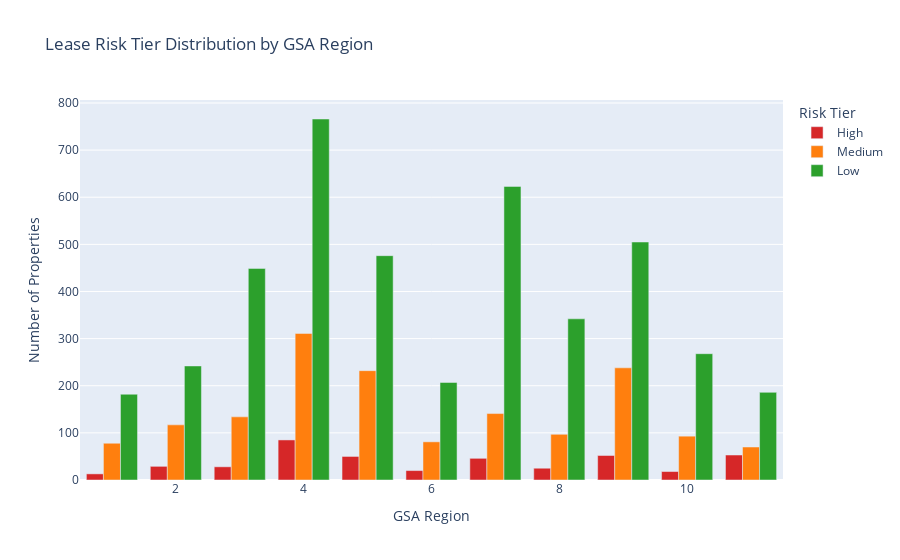

The notebook cell this image was saved under:
### Markdown cell above
## 10. Lease Risk Analysis

Using the risk tiers to answer three questions:

1. **Where is the risk concentrated?** -> Risk tier distribution by GSA region
2. **What does the risk landscape look like?** -> Expiration timeline vs. property size, colored by tier
3. **Which specific properties need immediate attention?** -> Ranked High risk priority list

### 10.1 Risk Tier Distribution by GSA Region

### Code cell
import plotly.express as px

# Aggregate risk tier counts by GSA region
risk_by_region = (
    master_df[master_df['Lease_Risk_Tier'].notna()]
    .groupby(['GSA Region', 'Lease_Risk_Tier'])
    .size()
    .reset_index(name='Count')
)

# Order tiers for consistent legend display
tier_order = ['High', 'Medium', 'Low']
risk_by_region['Lease_Risk_Tier'] = pd.Categorical(
    risk_by_region['Lease_Risk_Tier'], categories=tier_order, ordered=True
)
risk_by_region = risk_by_region.sort_values(['GSA Region', 'Lease_Risk_Tier'])

fig_risk_region = px.bar(
    risk_by_region,
    x='GSA Region',
    y='Count',
    color='Lease_Risk_Tier',
    color_discrete_map={'High': '#d62728', 'Medium': '#ff7f0e', 'Low': '#2ca02c'},
    barmode='group',
    title='Lease Risk Tier Distribution by GSA Region',
    labels={'Count': 'Number of Leased Properties', 'Lease_Risk_Tier': 'Risk Tier'}
)
fig_risk_region.update_layout(xaxis_title='GSA Region', yaxis_title='Number of Properties')
fig_risk_region.show()

### Figure 1 — Plotly figure (JSON) as saved in the notebook; plotly's stock layout.template omitted (floating-point values rounded to 4 significant figures)
{"data": [{"alignmentgroup": "True", "hovertemplate": "Risk Tier=High<br>GSA Region=%{x}<br>Number of Leased Properties=%{y}<extra></extra>", "legendgroup": "High", "marker": {"color": "#d62728", "pattern": {"shape": ""}}, "name": "High", "offsetgroup": "High", "orientation": "v", "showlegend": true, "textposition": "auto", "type": "bar", "x": [1, 2, 3, 4, 5, 6, 7, 8, 9, 10, 11], "xaxis": "x", "y": [13, 29, 28, 85, 50, 20, 46, 25, 52, 18, 53], "yaxis": "y"}, {"alignmentgroup": "True", "hovertemplate": "Risk Tier=Medium<br>GSA Region=%{x}<br>Number of Leased Properties=%{y}<extra></extra>", "legendgroup": "Medium", "marker": {"color": "#ff7f0e", "pattern": {"shape": ""}}, "name": "Medium", "offsetgroup": "Medium", "orientation": "v", "showlegend": true, "textposition": "auto", "type": "bar", "x": [1, 2, 3, 4, 5, 6, 7, 8, 9, 10, 11], "xaxis": "x", "y": [78, 117, 134, 311, 232, 81, 141, 97, 238, 93, 70], "yaxis": "y"}, {"alignmentgroup": "True", "hovertemplate": "Risk Tier=Low<br>GSA Region=%{x}<br>Number of Leased Properties=%{y}<extra></extra>", "legendgroup": "Low", "marker": {"color": "#2ca02c", "pattern": {"shape": ""}}, "name": "Low", "offsetgroup": "Low", "orientation": "v", "showlegend": true, "textposition": "auto", "type": "bar", "x": [1, 2, 3, 4, 5, 6, 7, 8, 9, 10, 11], "xaxis": "x", "y": [182, 242, 449, 766, 476, 207, 623, 342, 505, 268, 186], "yaxis": "y"}], "layout": {"barmode": "group", "legend": {"title": {"text": "Risk Tier"}, "tracegroupgap": 0}, "title": {"text": "Lease Risk Tier Distribution by GSA Region"}, "xaxis": {"anchor": "y", "domain": [0, 1], "title": {"text": "GSA Region"}}, "yaxis": {"anchor": "x", "domain": [0, 1], "title": {"text": "Number of Properties"}}}}
